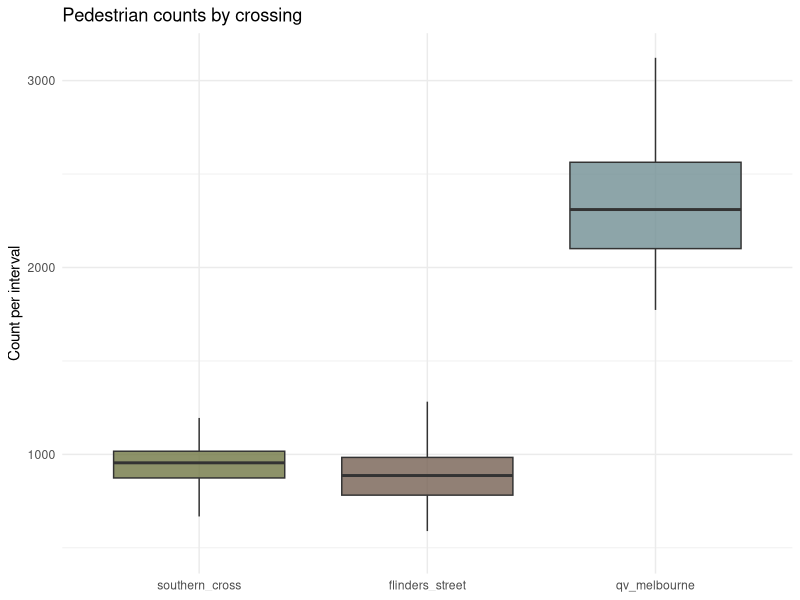
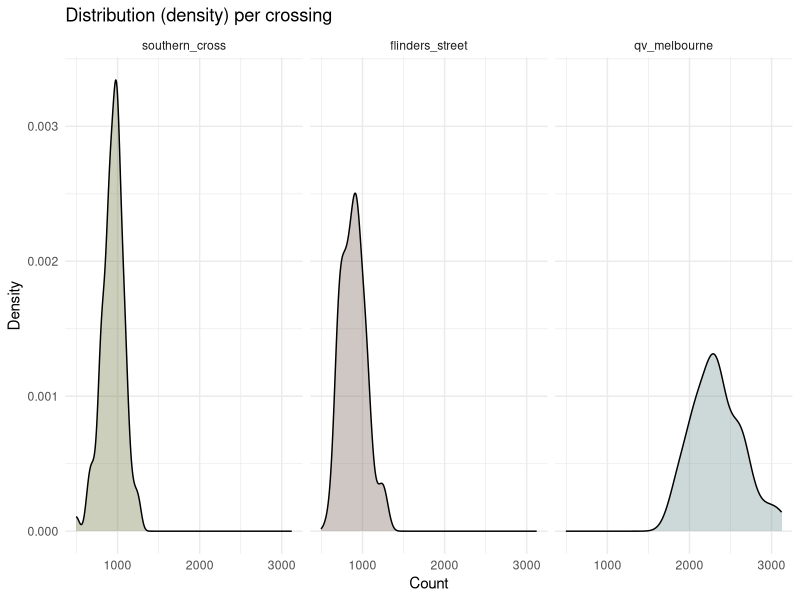
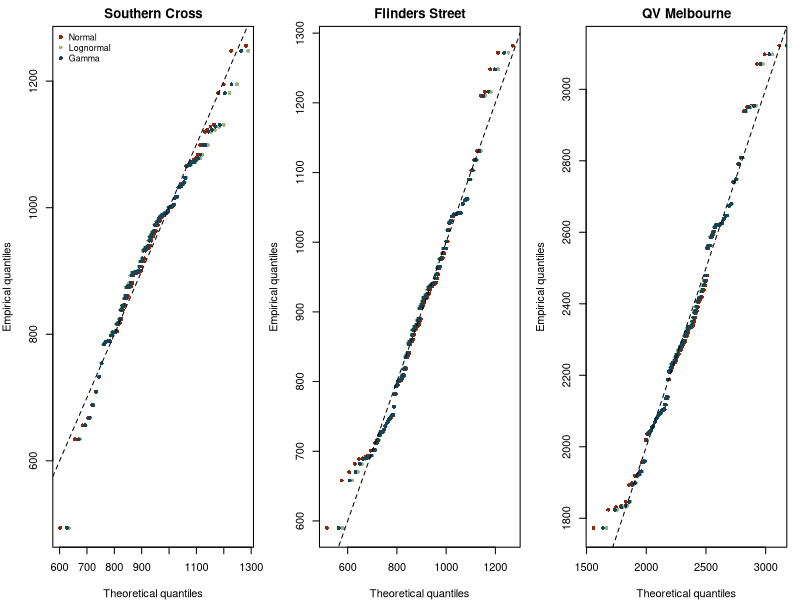
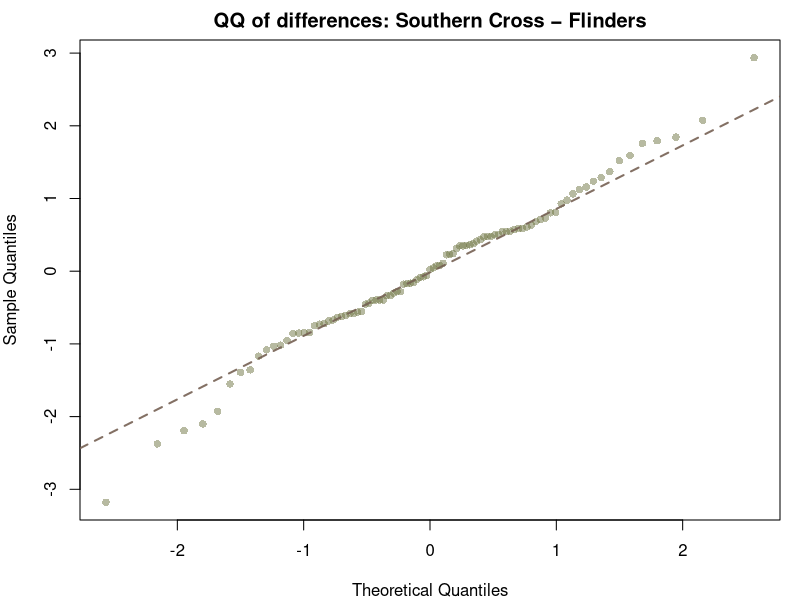
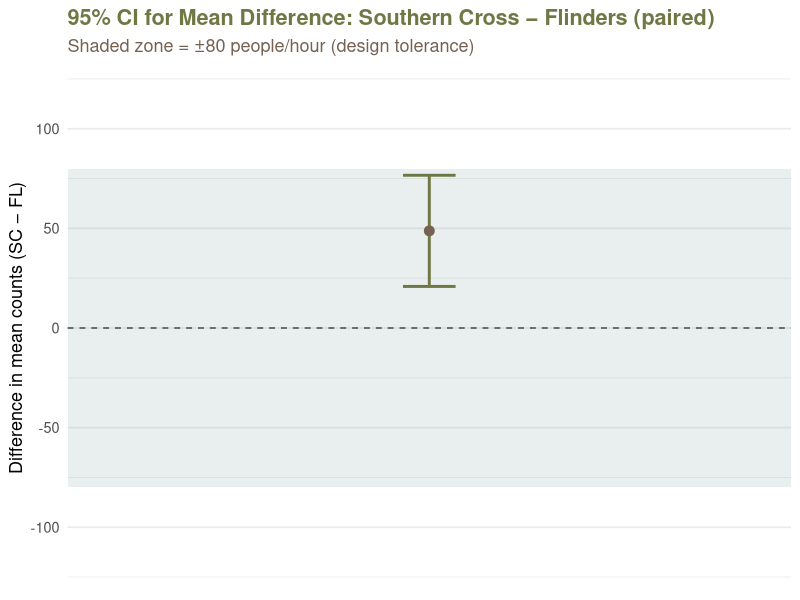
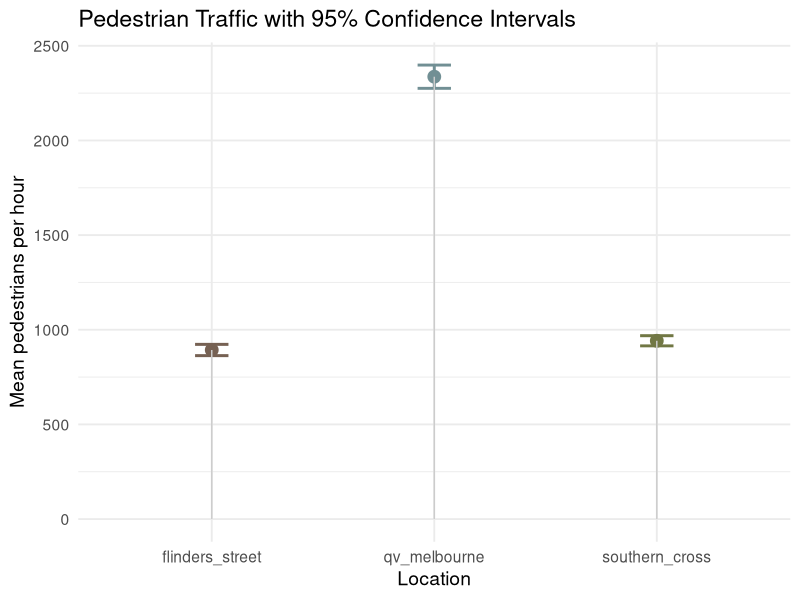
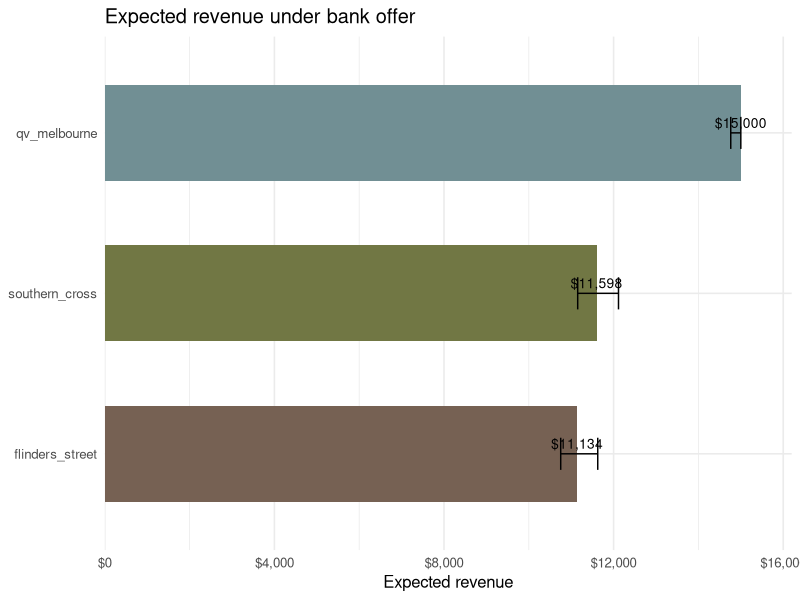

Write the R code that produced these figures, in order.
## ---- chunk 1
#| label: setup
#| include: false
#| echo: false
#| message: false
#| warning: false

knitr::opts_chunk$set(fig.align = "center", fig.width = 8, fig.height = 5, dpi = 150)

library(boot)
library(MASS)
library(tidyverse)
library(knitr)
library(kableExtra)
library(broom)
library(purrr)
library(scales)

set.seed(355435)  

B <- 5000

cross_cols <- c(
  flinders_street = "#766153",
  qv_melbourne    = "#718f94",
  southern_cross  = "#717744")
## ---- chunk 2
pedestrian_df <- read.csv(here::here("data/pedestrians.csv"))
## ---- chunk 3
pedestrian_long <- pedestrian_df %>%
  mutate(obs = row_number()) %>%
  pivot_longer(-obs, names_to = "crossing", values_to = "count") %>%
  mutate(crossing = factor(crossing,
                           levels = c("southern_cross","flinders_street","qv_melbourne")))

# Boxplot
ggplot(pedestrian_long, aes(x = crossing, y = count, fill = crossing)) +
  geom_boxplot(outlier.shape = NA, alpha = 0.8) +
  scale_fill_manual(values = cross_cols) +
  labs(title = "Pedestrian counts by crossing", x = NULL, y = "Count per interval") +
  theme_minimal() +
  theme(legend.position = "none")

# Density (faceted)
ggplot(pedestrian_long, aes(x = count, fill = crossing)) +
  geom_density(alpha = 0.35) +
  facet_wrap(~ crossing, scales = "fixed") +
  scale_fill_manual(values = cross_cols, guide = "none") +
  labs(title = "Distribution (density) per crossing", x = "Count", y = "Density") +
  theme_minimal()

## ---- chunk 4
pedestrian_long %>%
  group_by(crossing) %>%
  summarise(
    n     = n(),
    mean  = mean(count),
    median= median(count),
    sd    = sd(count),
    min   = min(count),
    max   = max(count),
    iqr   = IQR(count),
    .groups = "drop"
) %>%
  kable(caption = "Younger vs Older: Average Per-capita Online Leisure Minutes",
        digits = 1, align = c("l","r")) %>%
  kable_styling(
    bootstrap_options = c("striped", "hover", "condensed", "responsive"),
    full_width = FALSE
  ) %>%
  row_spec(0, bold = TRUE, color = "#FFFFFF", background = "#598392") %>%
  column_spec(1, bold = TRUE, color = "#004D40")
## ---- chunk 5
# Southern Cross
sc <- pedestrian_df$southern_cross
fit_sc_norm  <- fitdistr(sc, "normal")
fit_sc_logn  <- fitdistr(sc, "lognormal")
fit_sc_gamma <- fitdistr(sc, "gamma")   

sc_models <- tibble(
  crossing = "southern_cross",
  model    = c("normal","lognormal","gamma"),
  logLik   = c(logLik(fit_sc_norm)[1],  logLik(fit_sc_logn)[1],  logLik(fit_sc_gamma)[1]),
  AIC      = c(AIC(fit_sc_norm),        AIC(fit_sc_logn),        AIC(fit_sc_gamma)),

  mean_est = c(
    unname(fit_sc_norm$estimate["mean"]),
    exp(fit_sc_logn$estimate["meanlog"] + 0.5*fit_sc_logn$estimate["sdlog"]^2),
    unname(fit_sc_gamma$estimate["shape"] / fit_sc_gamma$estimate["rate"])),
  
  sd_est   = c(
    unname(fit_sc_norm$estimate["sd"]),
    sqrt((exp(fit_sc_logn$estimate["sdlog"]^2) - 1) *
         exp(2*fit_sc_logn$estimate["meanlog"] + fit_sc_logn$estimate["sdlog"]^2)),
    sqrt(unname(fit_sc_gamma$estimate["shape"]) / (unname(fit_sc_gamma$estimate["rate"])^2))))

# Flinders Street
fl <- pedestrian_df$flinders_street
fit_fl_norm  <- fitdistr(fl, "normal")
fit_fl_logn  <- fitdistr(fl, "lognormal")
fit_fl_gamma <- fitdistr(fl, "gamma")

fl_models <- tibble(
  crossing = "flinders_street",
  model    = c("normal","lognormal","gamma"),
  logLik   = c(logLik(fit_fl_norm)[1],  logLik(fit_fl_logn)[1],  logLik(fit_fl_gamma)[1]),
  AIC      = c(AIC(fit_fl_norm),        AIC(fit_fl_logn),        AIC(fit_fl_gamma)),

  mean_est = c(
    unname(fit_fl_norm$estimate["mean"]),
    exp(fit_fl_logn$estimate["meanlog"] + 0.5*fit_fl_logn$estimate["sdlog"]^2),
    unname(fit_fl_gamma$estimate["shape"] / fit_fl_gamma$estimate["rate"])),
  
  sd_est   = c(
    unname(fit_fl_norm$estimate["sd"]),
    sqrt((exp(fit_fl_logn$estimate["sdlog"]^2) - 1) *
         exp(2*fit_fl_logn$estimate["meanlog"] + fit_fl_logn$estimate["sdlog"]^2)),
    sqrt(unname(fit_fl_gamma$estimate["shape"]) / (unname(fit_fl_gamma$estimate["rate"])^2))))

# QV Melbourne
qv <- pedestrian_df$qv_melbourne
fit_qv_norm  <- fitdistr(qv, "normal")
fit_qv_logn  <- fitdistr(qv, "lognormal")
fit_qv_gamma <- fitdistr(qv, "gamma")

qv_models <- tibble(
  crossing = "qv_melbourne",
  model    = c("normal","lognormal","gamma"),
  logLik   = c(logLik(fit_qv_norm)[1],  logLik(fit_qv_logn)[1],  logLik(fit_qv_gamma)[1]),
  AIC      = c(AIC(fit_qv_norm),        AIC(fit_qv_logn),        AIC(fit_qv_gamma)),

  mean_est = c(
    unname(fit_qv_norm$estimate["mean"]),
    exp(fit_qv_logn$estimate["meanlog"] + 0.5*fit_qv_logn$estimate["sdlog"]^2),
    unname(fit_qv_gamma$estimate["shape"] / fit_qv_gamma$estimate["rate"])),
  
  sd_est   = c(
    unname(fit_qv_norm$estimate["sd"]),
    sqrt((exp(fit_qv_logn$estimate["sdlog"]^2) - 1) *
         exp(2*fit_qv_logn$estimate["meanlog"] + fit_qv_logn$estimate["sdlog"]^2)),
    sqrt(unname(fit_qv_gamma$estimate["shape"]) / (unname(fit_qv_gamma$estimate["rate"])^2))))

mle_fits <- bind_rows(sc_models, fl_models, qv_models) %>%
  arrange(crossing, AIC)

mle_fits  %>%
  kable(
    caption = "Younger vs Older: Average Per-capita Online Leisure Minutes",
    digits = 1,
    align = rep("c")  
  ) %>%
  kable_styling(
    bootstrap_options = c("striped", "hover", "condensed", "responsive"),
    full_width = FALSE,
    position = "center"
  ) %>%
  row_spec(0, bold = TRUE, color = "#FFFFFF", background = "#598392") %>%
  column_spec(1, bold = TRUE, color = "#004D40")
## ---- chunk 6
par(mfrow = c(1,3), mar = c(4,4,2,1))

## Southern Cross 
x <- sort(sc); n <- length(x); p <- (seq_len(n) - 0.5) / n
qN <- qnorm(p,  mean = fit_sc_norm$estimate["mean"],    sd = fit_sc_norm$estimate["sd"])
qL <- qlnorm(p, meanlog = fit_sc_logn$estimate["meanlog"], sdlog = fit_sc_logn$estimate["sdlog"])
qG <- qgamma(p, shape = fit_sc_gamma$estimate["shape"], rate = fit_sc_gamma$estimate["rate"])

plot(qN, x, xlab = "Theoretical quantiles", ylab = "Empirical quantiles",
     main = "Southern Cross", pch = 16, col = "#8F250C", cex = 0.8)
points(qL, x, pch = 16, col = "#9cb380", cex = 0.8)
points(qG, x, pch = 16, col = "#124559", cex = 0.8)
abline(0, 1, lty = 2)
legend("topleft", legend = c("Normal", "Lognormal", "Gamma"),
       col = c("#8F250C", "#9cb380", "#124559"), pch = 16, bty = "n", cex = 0.8)

# Flinders Street
x <- sort(fl); n <- length(x); p <- (seq_len(n) - 0.5) / n
qN <- qnorm(p,  mean = fit_fl_norm$estimate["mean"],    sd = fit_fl_norm$estimate["sd"])
qL <- qlnorm(p, meanlog = fit_fl_logn$estimate["meanlog"], sdlog = fit_fl_logn$estimate["sdlog"])
qG <- qgamma(p, shape = fit_fl_gamma$estimate["shape"], rate = fit_fl_gamma$estimate["rate"])

plot(qN, x, xlab = "Theoretical quantiles", ylab = "Empirical quantiles",
     main = "Flinders Street", pch = 16, col = "#8F250C", cex = 0.8)
points(qL, x, pch = 16, col = "#9cb380", cex = 0.8)
points(qG, x, pch = 16, col = "#124559", cex = 0.8)
abline(0, 1, lty = 2)

# QV Melbourne 
x <- sort(qv); n <- length(x); p <- (seq_len(n) - 0.5) / n
qN <- qnorm(p,  mean = fit_qv_norm$estimate["mean"],    sd = fit_qv_norm$estimate["sd"])
qL <- qlnorm(p, meanlog = fit_qv_logn$estimate["meanlog"], sdlog = fit_qv_logn$estimate["sdlog"])
qG <- qgamma(p, shape = fit_qv_gamma$estimate["shape"], rate = fit_qv_gamma$estimate["rate"])

plot(qN, x, xlab = "Theoretical quantiles", ylab = "Empirical quantiles",
     main = "QV Melbourne", pch = 16, col = "#8F250C", cex = 0.8)
points(qL, x, pch = 16, col = "#9cb380", cex = 0.8)
points(qG, x, pch = 16, col = "#124559", cex = 0.8)
abline(0, 1, lty = 2)


par(mfrow = c(1,1))

## ---- chunk 7
pedestrian_long %>%
  group_by(crossing) %>%
  summarise(q90 = quantile(count, 0.9)) %>%
  kable(caption = "Younger vs Older: Average Per-capita Online Leisure Minutes",
        digits = 1, align = c("l","r")) %>%
  kable_styling(
    bootstrap_options = c("striped", "hover", "condensed", "responsive"),
    full_width = FALSE
  ) %>%
  row_spec(0, bold = TRUE, color = "#FFFFFF", background = "#598392") %>%
  column_spec(1, bold = TRUE, color = "#004D40")
  
# function to calculate 90th percentile
q90_fn <- function(data, i) quantile(data[i], 0.9)

# Flinders Street
fl_boot <- boot(pedestrian_df$flinders_street, q90_fn, R = 1000)
ci_fl <- boot.ci(fl_boot, type = "perc")

# Southern Cross
sc_boot <- boot(pedestrian_df$southern_cross, q90_fn, R = 1000)
ci_sc <- boot.ci(sc_boot, type = "perc")

# QV Melbourne
qv_boot <- boot(pedestrian_df$qv_melbourne, q90_fn, R = 1000)
ci_qv <- boot.ci(qv_boot, type = "perc")

sample_tbl <- tibble(
  crossing        = c("flinders_street","southern_cross","qv_melbourne"),
  q90_sample      = round(c(
    quantile(pedestrian_df$flinders_street, 0.9),
    quantile(pedestrian_df$southern_cross, 0.9),
    quantile(pedestrian_df$qv_melbourne, 0.9)
  ), 2),
  q90_sample_low  = round(c(ci_fl$percent[4], ci_sc$percent[4], ci_qv$percent[4]), 2),
  q90_sample_high = round(c(ci_fl$percent[5], ci_sc$percent[5], ci_qv$percent[5]), 2)
)

## ---- chunk 8
# Compute the theoretical 90th percentile from each fitted model
q90_model_point <- list(
  fl = qlnorm(0.9, meanlog = fit_fl_logn$estimate["meanlog"], sdlog = fit_fl_logn$estimate["sdlog"]),
  sc = qnorm (0.9, mean    = fit_sc_norm$estimate["mean"],     sd    = fit_sc_norm$estimate["sd"]),
  qv = qlnorm(0.9, meanlog = fit_qv_logn$estimate["meanlog"], sdlog = fit_qv_logn$estimate["sdlog"])
)

q90_model_ci <- function(fit, dist, n, B = 1000) {
  boot_q90 <- replicate(B, {
    sim <- if (dist == "normal") {
      rnorm(n, mean = fit$estimate["mean"], sd = fit$estimate["sd"])
    } else {
      rlnorm(n, meanlog = fit$estimate["meanlog"], sdlog = fit$estimate["sdlog"])
    }
    quantile(sim, 0.9)
  })
  quantile(boot_q90, c(0.025, 0.975))
}

n_fl <- nrow(pedestrian_df)
n_sc <- nrow(pedestrian_df)
n_qv <- nrow(pedestrian_df)

ci_fl_m <- q90_model_ci(fit_fl_logn, "lognormal", n_fl)
ci_sc_m <- q90_model_ci(fit_sc_norm, "normal", n_sc)
ci_qv_m <- q90_model_ci(fit_qv_logn, "lognormal", n_qv)

model_tbl <- tibble(
  crossing       = c("flinders_street","southern_cross","qv_melbourne"),
  model          = c("lognormal","normal","lognormal"),
  q90_model      = round(c(q90_model_point$fl, q90_model_point$sc, q90_model_point$qv), 2),
  q90_model_low  = round(c(ci_fl_m[1], ci_sc_m[1], ci_qv_m[1]), 2),
  q90_model_high = round(c(ci_fl_m[2], ci_sc_m[2], ci_qv_m[2]), 2)
)

## ---- chunk 9
final_tbl <- sample_tbl %>%
  left_join(model_tbl, by = "crossing")

final_tbl %>%
  kable(
    caption = "Younger vs Older: Average Per-capita Online Leisure Minutes",
    digits = 1,
    align = rep("c", ncol(final_tbl))  
  ) %>%
  kable_styling(
    bootstrap_options = c("striped", "hover", "condensed", "responsive"),
    full_width = FALSE,
    position = "center"
  ) %>%
  row_spec(0, bold = TRUE, color = "#FFFFFF", background = "#598392") %>%
  column_spec(1, bold = TRUE, color = "#004D40")
## ---- chunk 10
df  <- na.omit(pedestrian_df[, c("southern_cross","flinders_street")])
sc  <- df$southern_cross
fl  <- df$flinders_street
d   <- sc - fl                 

# 95% CI for the mean difference 
tt <- t.test(sc, fl, paired = TRUE, conf.level = 0.95)
tt

qqnorm(
  scale(d),
  main = "QQ of differences: Southern Cross − Flinders",
  pch  = 16,
  col  = adjustcolor(cross_cols["southern_cross"], alpha.f = 0.5) 
)
qqline(
  scale(d),
  col  = adjustcolor(cross_cols["flinders_street"], alpha.f = 0.9), 
  lwd  = 2,
  lty  = 2
)
## ---- chunk 11
ci <- tibble(
  estimate = tt$estimate, 
  lower = tt$conf.int[1],
  upper = tt$conf.int[2]
)

ggplot(ci) +
  geom_rect(aes(xmin = -Inf, xmax = Inf, ymin = -80, ymax = 80),
            fill = cross_cols["qv_melbourne"], alpha = 0.15) +
  geom_errorbar(aes(x = 1, ymin = lower, ymax = upper),
                width = 0.08, linewidth = 1,
                colour = cross_cols["southern_cross"]) +
  geom_point(aes(x = 1, y = estimate),
             size = 3, colour = cross_cols["flinders_street"]) +
  geom_hline(yintercept = 0, linetype = "dashed",
             colour = "#444444") +
  coord_cartesian(ylim = c(-120, 120)) +
  scale_x_continuous(limits = c(0.5, 1.5), breaks = NULL) +
  labs(
    title = "95% CI for Mean Difference: Southern Cross − Flinders (paired)",
    subtitle = "Shaded zone = ±80 people/hour (design tolerance)",
    y = "Difference in mean counts (SC − FL)", x = NULL
  ) +
  theme_minimal(base_size = 13) +
  theme(
    plot.title = element_text(colour = cross_cols["southern_cross"], face = "bold"),
    plot.subtitle = element_text(colour = cross_cols["flinders_street"])
  )

## ---- chunk 12
# Southern Cross
t.test(pedestrian_df$southern_cross, conf.level = 0.95)

# Flinders Street
t.test(pedestrian_df$flinders_street, conf.level = 0.95)

# QV
t.test(pedestrian_df$qv, conf.level = 0.95)

ci_table <- list(
  "southern_cross" = t.test(pedestrian_df$southern_cross),
  "flinders_street" = t.test(pedestrian_df$flinders_street),
  "qv_melbourne" = t.test(pedestrian_df$qv)
) %>%
  map_dfr(~ tidy(.x), .id = "Location") 

ci_table <- ci_table[, c("Location", "estimate", "conf.low", "conf.high")]

ci_table %>%
  kable(
    caption = "Younger vs Older: Average Per-capita Online Leisure Minutes",
    digits = 1,
    align = rep("c", ncol(final_tbl))  
  ) %>%
  kable_styling(
    bootstrap_options = c("striped", "hover", "condensed", "responsive"),
    full_width = FALSE,
    position = "center"
  ) %>%
  row_spec(0, bold = TRUE, color = "#FFFFFF", background = "#598392") %>%
  column_spec(1, bold = TRUE, color = "#004D40")

## ---- chunk 13
ggplot(ci_table, aes(x = Location, y = estimate, color = Location)) +
  geom_point(size = 4) +
  geom_errorbar(aes(ymin = conf.low, ymax = conf.high), width = 0.15, linewidth = 1) +
  geom_segment(aes(xend = Location, y = 0, yend = estimate), color = "grey80") +
  scale_color_manual(values = cross_cols) +
  labs(
    title = "Pedestrian Traffic with 95% Confidence Intervals",
    y = "Mean pedestrians per hour",
    x = "Location"
  ) +
  theme_minimal(base_size = 14) +
  theme(legend.position = "none")
## ---- chunk 14
THRESH  <- 1000
BASE    <- 10000
BONUS   <- 5000
LEVEL   <- 0.95

# Binomial proportion + Wilson CI via prop.test (built-in)
rev_ci <- pedestrian_long %>%
  mutate(over_1000 = count > THRESH) %>%
  group_by(crossing) %>%
  summarise(
    n = n(),
    k = sum(over_1000),
    .groups = "drop"
  ) %>%
  rowwise() %>%
  mutate(
    pt   = list(prop.test(k, n, conf.level = LEVEL, correct = TRUE)),
    phat = pt$estimate[[1]],
    lo_p = pt$conf.int[1],
    hi_p = pt$conf.int[2],
    rev_hat = BASE + BONUS * phat,
    rev_lo  = BASE + BONUS * lo_p,
    rev_hi  = BASE + BONUS * hi_p
  ) %>%
  ungroup() 

rev_ci <- rev_ci[, c("crossing","n", "k", "phat", "lo_p", "hi_p", "rev_hat", "rev_lo", "rev_hi")]

rev_ci %>%
  kable(
    caption = "Younger vs Older: Average Per-capita Online Leisure Minutes",
    digits = 1,
    align = rep("c", ncol(final_tbl))  
  ) %>%
  kable_styling(
    bootstrap_options = c("striped", "hover", "condensed", "responsive"),
    full_width = FALSE,
    position = "center"
  ) %>%
  row_spec(0, bold = TRUE, color = "#FFFFFF", background = "#598392") %>%
  column_spec(1, bold = TRUE, color = "#004D40")


## ---- chunk 15
ggplot(rev_ci, aes(x = reorder(crossing, rev_hat), y = rev_hat)) +
  geom_col(aes(fill = crossing), width = 0.6) +
  geom_errorbar(aes(ymin = rev_lo, ymax = rev_hi), width = 0.2) +
  geom_text(aes(label = scales::dollar(rev_hat, accuracy = 1)),
            vjust = -0.5, size = 3.5) +
  scale_fill_manual(values = cross_cols) +
  scale_y_continuous(
    labels = scales::label_dollar(prefix = "$", accuracy = 1),
    expand = expansion(mult = c(0, 0.08))
  ) +
  coord_flip() +
  labs(
    title = "Expected revenue under bank offer",
    x = NULL, y = "Expected revenue"
  ) +
  theme_minimal(base_size = 12) +
  theme(legend.position = "none")
